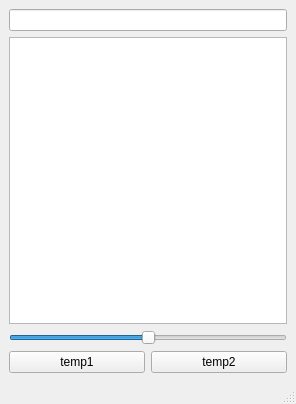
<?xml version="1.0" encoding="UTF-8"?>
<ui version="4.0">
 <class>MainWindow</class>
 <widget class="QMainWindow" name="MainWindow">
  <property name="geometry">
   <rect>
    <x>0</x>
    <y>0</y>
    <width>296</width>
    <height>404</height>
   </rect>
  </property>
  <property name="windowTitle">
   <string>Controller Manager</string>
  </property>
  <widget class="QWidget" name="centralwidget">
   <layout class="QVBoxLayout" name="verticalLayout">
    <item>
     <widget class="QLineEdit" name="ui_filter_edit"/>
    </item>
    <item>
     <widget class="QListWidget" name="ui_ctrl_widget">
      <property name="movement">
       <enum>QListView::Static</enum>
      </property>
      <property name="resizeMode">
       <enum>QListView::Adjust</enum>
      </property>
      <property name="spacing">
       <number>10</number>
      </property>
      <property name="viewMode">
       <enum>QListView::IconMode</enum>
      </property>
      <property name="uniformItemSizes">
       <bool>false</bool>
      </property>
      <property name="wordWrap">
       <bool>false</bool>
      </property>
     </widget>
    </item>
    <item>
     <widget class="QSlider" name="ui_icon_slider">
      <property name="minimum">
       <number>50</number>
      </property>
      <property name="maximum">
       <number>250</number>
      </property>
      <property name="value">
       <number>150</number>
      </property>
      <property name="orientation">
       <enum>Qt::Horizontal</enum>
      </property>
     </widget>
    </item>
    <item>
     <layout class="QHBoxLayout" name="horizontalLayout">
      <property name="topMargin">
       <number>0</number>
      </property>
      <item>
       <widget class="QPushButton" name="ui_temp1_btn">
        <property name="text">
         <string>temp1</string>
        </property>
       </widget>
      </item>
      <item>
       <widget class="QPushButton" name="ui_temp2_btn">
        <property name="text">
         <string>temp2</string>
        </property>
       </widget>
      </item>
     </layout>
    </item>
   </layout>
  </widget>
  <widget class="QMenuBar" name="menubar">
   <property name="geometry">
    <rect>
     <x>0</x>
     <y>0</y>
     <width>296</width>
     <height>21</height>
    </rect>
   </property>
  </widget>
  <widget class="QStatusBar" name="statusbar"/>
 </widget>
 <resources/>
 <connections/>
</ui>
